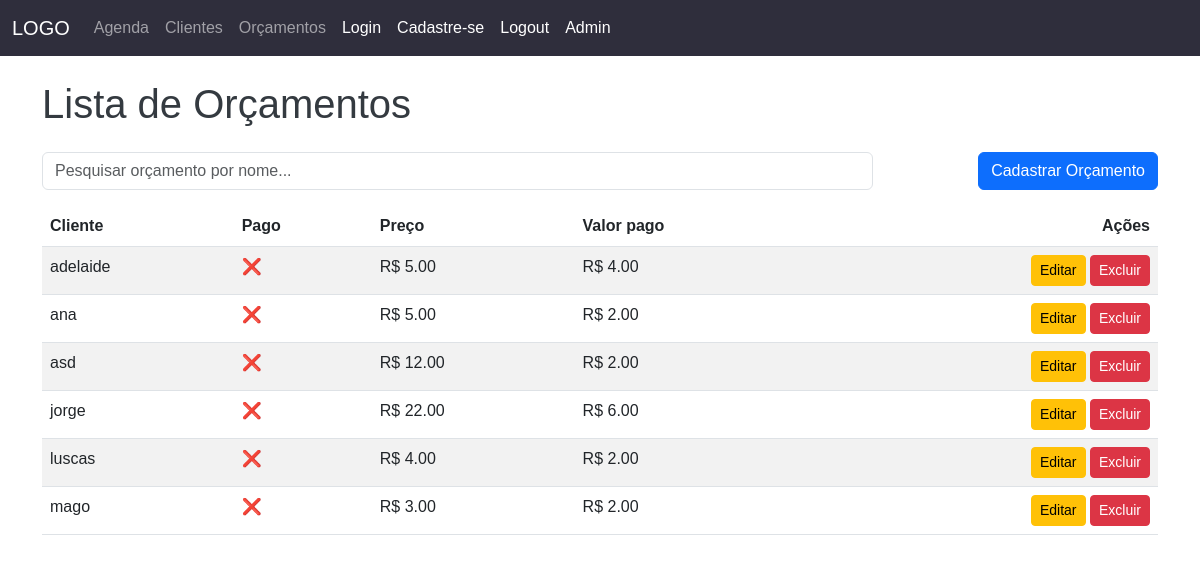
Page /orcamentos/ (signed in) on the earlier database version.
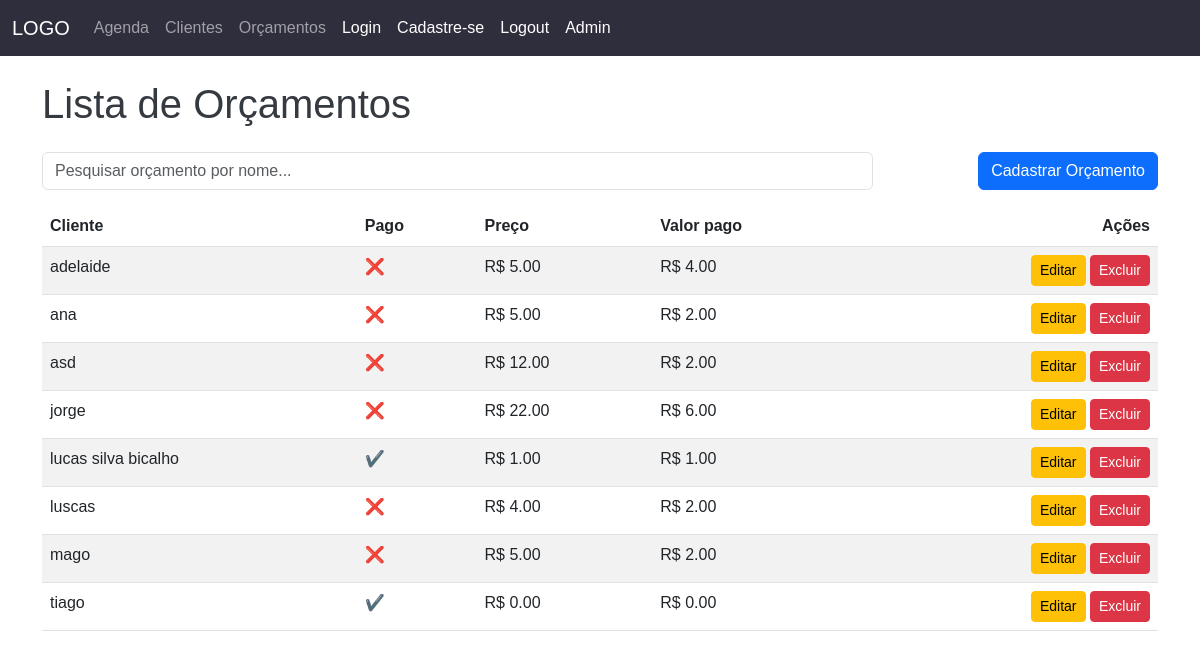
Same page on the later database version.
### consultorio/models.py (models this page shows)
class Orcamento(models.Model):
    preco = models.DecimalField(max_digits=10, decimal_places=2)
    pago = models.DecimalField(max_digits=10, decimal_places=2, null=True)
    anaminesia = models.BooleanField(default=False)
    dentes_com_circulo = models.JSONField(default=list)
    dentes_com_risco = models.JSONField(default=list)
    dentes_com_circulo_nao_preenchido = models.JSONField(default=list)
    dentes_com_x = models.JSONField(default=list)
    cliente = models.OneToOneField(Cliente, on_delete=models.CASCADE, related_name='orcamentos', default=None, null=True, blank=True)
    procedimentos = models.ManyToManyField(Procedimento, related_name='orcamentos', blank=True)  # Mudança aqui
    datas = models.JSONField(default=list,null=True, blank=True)

class Cliente(models.Model):
    nome = models.CharField(max_length=255)
    cpf = models.CharField(max_length=14, null=True)
    telefone = models.TextField(blank=True, null=True)
    def __str__(self):
        return self.nome

### consultorio/views.py (the view)
# urls.py: path('orcamentos/', views.listar_orcamentos, name='listar_orcamentos'),
@login_required(login_url="/auth/login")
def listar_orcamentos(request):
    orcamentos = Orcamento.objects.all().order_by('cliente__nome')
    return render(request, 'listar_orcamentos.html', {'orcamentos': orcamentos})

### consultorio/templates/listar_orcamentos.html (shortened to what this page needs)
{% extends "base.html" %}
{% load static %}
{% block conteudo %}
<div class="container mt-4">
    <h1 class="mb-4">Lista de Orçamentos</h1>
    <div class="row mb-3">
        <div class="col-md-9">
            <input type="text" id="pesquisa" class="form-control" placeholder="Pesquisar orçamento por nome...">
        </div>
        <div class="col-md-3 text-md-end mt-2 mt-md-0">
            <a href="{% url 'cadastrar_orcamento' %}" class="btn btn-primary">Cadastrar Orçamento</a>
        </div>
    </div>
    <table class="table table-hover table-striped">
        <thead>
            <tr>
                <th>Cliente</th>
                <th>Pago</th>
                <th>Preço</th>
                <th>Valor pago</th>
                <th class="text-end">Ações</th>
            </tr>
        </thead>
        <tbody id="tabela-orcamento">
            {% for orcamento in orcamentos %}
            <tr>
                <td>{{ orcamento.cliente }}</td>
                <td>{% if orcamento.pago >= orcamento.preco %}✔️{% else %}❌{% endif %}</td>
                <td>R$ {{ orcamento.preco }}</td>
                <td>R$ {{ orcamento.pago }}</td>
                <td class="text-end">
                    <a href="{% url 'editar_orcamento' orcamento.id %}" class="btn btn-warning btn-sm">Editar</a>
                    <button class="btn btn-danger btn-sm" data-bs-toggle="modal"
                        data-bs-target="#excluirOrcamentoModal{{ orcamento.id }}">Excluir</button>
                </td>
            </tr>
            {% empty %}
            <tr>
                <td colspan="5" class="text-center">Nenhum orçamento cadastrado.</td>
            </tr>
            {% endfor %}
        </tbody>
    </table>
</div>
{% endblock %}

Differences in the rows shown:
added Orcamento: cliente "lucas silva bicalho", preco "1.00", pago "1.00"
changed Orcamento "mago": preco "3.00" → "5.00"
added Orcamento: cliente "tiago", preco "0.00", pago "0.00"
